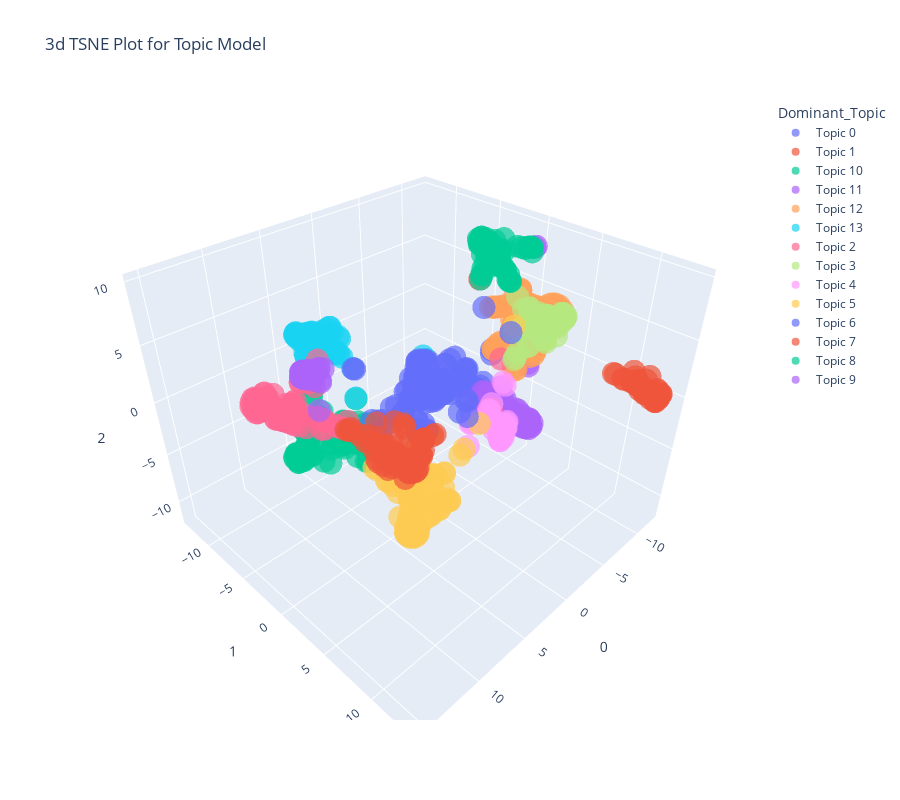

Source (notebook cell):
### Code cell
plot_model(lda, plot = 'tsne')

plot_model(lda, plot = 'umap')

plot_model(lda, plot = 'topic_model')
